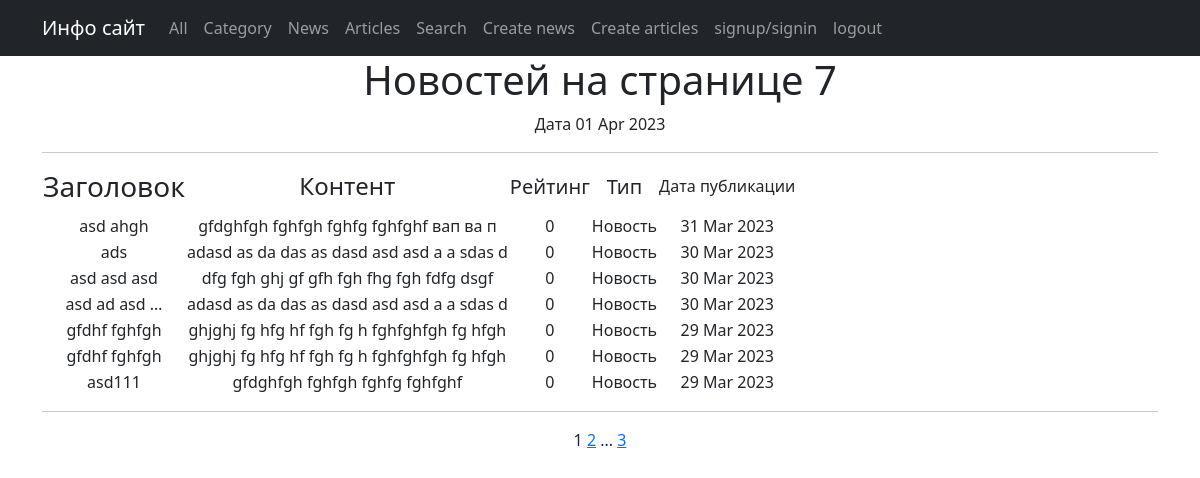
Page /posts/news/ on the earlier database version.
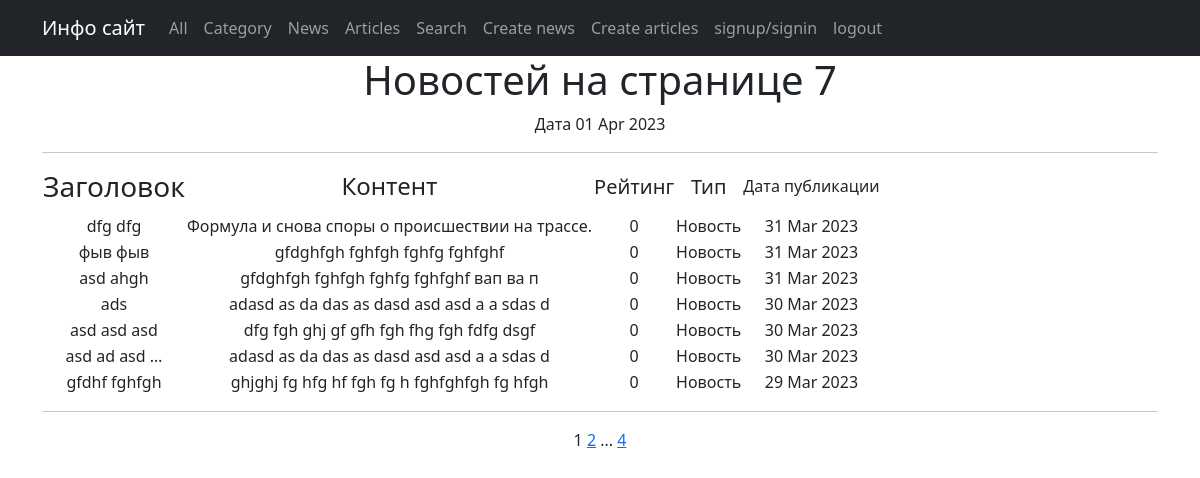
Same page on the later database version.
### posts/models.py (models this page shows, shortened)
class Post(models.Model):
    article = 'ARTI'
    news = 'NEWS'
    POST_TYPE = [
        (article, 'Статья'),
        (news, 'Новость')
    ]
    author = models.ForeignKey(Author, on_delete=models.CASCADE)
    types = models.CharField(max_length=4, choices=POST_TYPE, default=news)
    time_date = models.DateTimeField(auto_now_add=True)
    category = models.ManyToManyField(Category, through='PostCategory')
    title = models.CharField(max_length=255, blank=False)
    content = models.TextField(blank=False)
    rating = models.IntegerField(default=0)

### posts/views.py (the view)
# urls.py: path('news/', NewsList.as_view(), name='news_list'),
class NewsList(ListView):
    model = Post
    queryset = Post.objects.filter(types='NEWS')
    ordering = '-time_date'
    template_name = 'news.html'
    context_object_name = 'news'
    paginate_by = 7
    def get_queryset(self):
        queryset = super().get_queryset()
        self.filterset = PostFilter(self.request.GET, queryset)
        return self.filterset.qs
    def get_context_data(self, **kwargs):
        context = super().get_context_data(**kwargs)
        context['num_of_news'] = len(Post.objects.filter(types='NEWS'))
        return context

### posts/templatetags/custom_filters.py (called while the page is built)
@register.filter()
def censor(value):
    new_list = list(value.split())
    if isinstance(value, str):
        for i in range(len(new_list)):
            if new_list[i].lower() in censor_list:
                s = new_list[i]
                new_list[i] = s[:2] + '*' * (len(s) - 2)
        return ' '.join(new_list)
    else:
        raise TypeError('Объект не является строкой')

### posts/templatetags/custom_tags.py (called while the page is built)
@register.simple_tag()
def current_time(format_string='%b %d %Y'):
    return datetime.utcnow().strftime(format_string)

### templates/news.html (shortened to what this page needs)
{% extends 'flatpages/default.html' %}
{% load custom_filters %}
{% load custom_tags %}
{% block content %}
<h1>Новостей на странице {{ news|length }} </h1>
Дата {% current_time '%d %b %Y' %}
<hr>
    {% if news %}
        <table>
            <tr>
                <td><h3>Заголовок</h3></td>
                <td><h4>Контент</h4></td>
                <td><h5>Рейтинг</h5></td>
                <td><h5>Тип</h5></td>
                <td><h6>Дата публикации</h6></td>
            </tr>
            {% for new in news %}
            <tr>
                <td>{{ new.title|truncatewords:3|censor }}</td>
                <td>{{ new.content|truncatewords:20|censor }}</td>
                <td>{{ new.rating }}</td>
                <td>{{ new.get_types_display }}</td>
                <td>{{ new.time_date|date:'d M Y' }}</td>
            </tr>
            {% endfor %}
        </table>
    {% else %}
        <h2>Новостей нет!</h2>
    {% endif %}
    <hr>
    {{ page_obj.number }}
    {% if page_obj.has_next %}
        <a href="?page={{ page_obj.next_page_number }}">{{ page_obj.next_page_number }}</a>
        {% if paginator.num_pages != page_obj.next_page_number %}
            ...
            <a href="?page={{ page_obj.paginator.num_pages }}">{{ page_obj.paginator.num_pages }}</a>
        {% endif %}
    {% endif %}
{% endblock content %}

Differences in the rows shown:
no longer on this page (row unchanged): Post: title|censor "gfdhf fghfgh", content|censor "ghjghj fg hfg hf fgh fg h fghfghfgh fg hfgh", rating "0", types "Новость", time_date "29 Mar 2023"
no longer on this page (row unchanged): Post: title|censor "asd111", content|censor "gfdghfgh fghfgh fghfg fghfghf", rating "0", types "Новость", time_date "29 Mar 2023"
added Post: title|censor "dfg dfg", content|censor "Формула и снова споры о происшествии на трассе.", rating "0", types "Новость", time_date "31 Mar 2023"
added Post: title|censor "фыв фыв", content|censor "gfdghfgh fghfgh fghfg fghfghf", rating "0", types "Новость", time_date "31 Mar 2023"
Other differences:
{{ page_obj.paginator.num_pages }}: "3" → "4"
